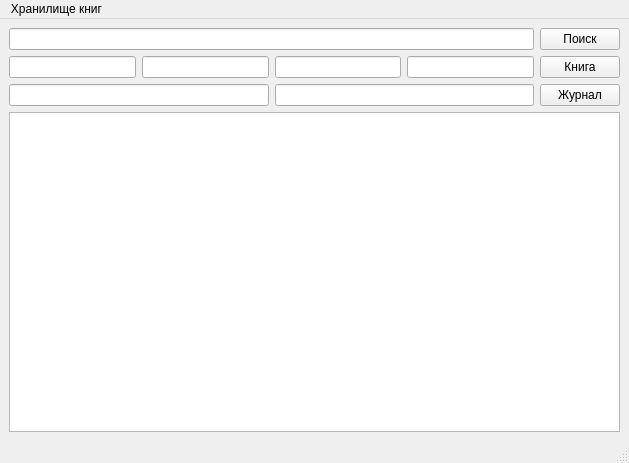
<?xml version="1.0" encoding="UTF-8"?>
<ui version="4.0">
 <class>MainWindow</class>
 <widget class="QMainWindow" name="MainWindow">
  <property name="geometry">
   <rect>
    <x>0</x>
    <y>0</y>
    <width>629</width>
    <height>463</height>
   </rect>
  </property>
  <property name="windowTitle">
   <string>MainWindow</string>
  </property>
  <widget class="QWidget" name="centralwidget">
   <layout class="QVBoxLayout" name="verticalLayout">
    <item>
     <layout class="QHBoxLayout" name="horizontalLayout">
      <item>
       <widget class="QLineEdit" name="searchTitle"/>
      </item>
      <item>
       <widget class="QPushButton" name="pushButton">
        <property name="text">
         <string>Поиск</string>
        </property>
       </widget>
      </item>
     </layout>
    </item>
    <item>
     <layout class="QHBoxLayout" name="horizontalLayout_2">
      <item>
       <widget class="QLineEdit" name="addTitle">
        <property name="maximumSize">
         <size>
          <width>1500</width>
          <height>16777215</height>
         </size>
        </property>
       </widget>
      </item>
      <item>
       <widget class="QLineEdit" name="addAuthor">
        <property name="maximumSize">
         <size>
          <width>1500</width>
          <height>16777215</height>
         </size>
        </property>
       </widget>
      </item>
      <item>
       <widget class="QLineEdit" name="addYear">
        <property name="maximumSize">
         <size>
          <width>1500</width>
          <height>24</height>
         </size>
        </property>
        <property name="inputMask">
         <string/>
        </property>
        <property name="text">
         <string/>
        </property>
       </widget>
      </item>
      <item>
       <widget class="QLineEdit" name="addPrice">
        <property name="maximumSize">
         <size>
          <width>1500</width>
          <height>24</height>
         </size>
        </property>
       </widget>
      </item>
      <item>
       <widget class="QPushButton" name="addBook">
        <property name="maximumSize">
         <size>
          <width>80</width>
          <height>16777215</height>
         </size>
        </property>
        <property name="text">
         <string>Книга</string>
        </property>
       </widget>
      </item>
     </layout>
    </item>
    <item>
     <layout class="QHBoxLayout" name="horizontalLayout_3">
      <item>
       <widget class="QLineEdit" name="addTimes"/>
      </item>
      <item>
       <widget class="QLineEdit" name="addIssues"/>
      </item>
      <item>
       <widget class="QPushButton" name="addMagazine">
        <property name="text">
         <string>Журнал</string>
        </property>
       </widget>
      </item>
     </layout>
    </item>
    <item>
     <widget class="QTextBrowser" name="textBrowser"/>
    </item>
   </layout>
  </widget>
  <widget class="QMenuBar" name="menubar">
   <property name="geometry">
    <rect>
     <x>0</x>
     <y>0</y>
     <width>629</width>
     <height>21</height>
    </rect>
   </property>
   <widget class="QMenu" name="menu">
    <property name="title">
     <string>Хранилище книг</string>
    </property>
   </widget>
   <addaction name="menu"/>
  </widget>
  <widget class="QStatusBar" name="statusbar"/>
 </widget>
 <resources/>
 <connections/>
 <slots>
  <signal>searchTitleChanged(QString)</signal>
 </slots>
</ui>
